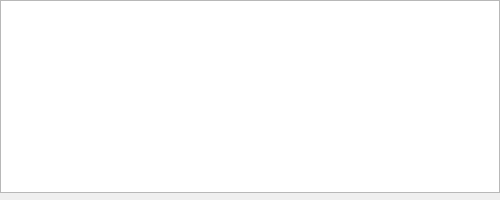
<?xml version="1.0" encoding="UTF-8"?>
<ui version="4.0">
 <class>ErrorListDialog</class>
 <widget class="QDialog" name="ErrorListDialog">
  <property name="geometry">
   <rect>
    <x>0</x>
    <y>0</y>
    <width>500</width>
    <height>200</height>
   </rect>
  </property>
  <property name="focusPolicy">
   <enum>Qt::ClickFocus</enum>
  </property>
  <property name="windowTitle">
   <string>DynExp - Error list</string>
  </property>
  <property name="locale">
   <locale language="English" country="UnitedStates"/>
  </property>
  <layout class="QVBoxLayout" name="verticalLayout">
   <property name="leftMargin">
    <number>0</number>
   </property>
   <property name="topMargin">
    <number>0</number>
   </property>
   <property name="rightMargin">
    <number>0</number>
   </property>
   <property name="bottomMargin">
    <number>7</number>
   </property>
   <item>
    <widget class="QTableWidget" name="TWErrorList">
     <property name="editTriggers">
      <set>QAbstractItemView::NoEditTriggers</set>
     </property>
     <property name="tabKeyNavigation">
      <bool>false</bool>
     </property>
     <property name="alternatingRowColors">
      <bool>true</bool>
     </property>
     <property name="selectionMode">
      <enum>QAbstractItemView::SingleSelection</enum>
     </property>
     <property name="selectionBehavior">
      <enum>QAbstractItemView::SelectRows</enum>
     </property>
     <property name="iconSize">
      <size>
       <width>24</width>
       <height>24</height>
      </size>
     </property>
     <property name="textElideMode">
      <enum>Qt::ElideNone</enum>
     </property>
     <property name="horizontalScrollMode">
      <enum>QAbstractItemView::ScrollPerPixel</enum>
     </property>
     <property name="showGrid">
      <bool>false</bool>
     </property>
     <property name="cornerButtonEnabled">
      <bool>false</bool>
     </property>
     <attribute name="horizontalHeaderVisible">
      <bool>false</bool>
     </attribute>
     <attribute name="horizontalHeaderHighlightSections">
      <bool>false</bool>
     </attribute>
     <attribute name="horizontalHeaderStretchLastSection">
      <bool>true</bool>
     </attribute>
     <attribute name="verticalHeaderVisible">
      <bool>false</bool>
     </attribute>
     <column>
      <property name="text">
       <string>Neue Spalte</string>
      </property>
     </column>
     <column>
      <property name="text">
       <string>Sender</string>
      </property>
     </column>
    </widget>
   </item>
  </layout>
 </widget>
 <resources/>
 <connections>
  <connection>
   <sender>TWErrorList</sender>
   <signal>itemDoubleClicked(QTableWidgetItem*)</signal>
   <receiver>ErrorListDialog</receiver>
   <slot>ErrorEntryDoubleClicked(QTableWidgetItem*)</slot>
   <hints>
    <hint type="sourcelabel">
     <x>249</x>
     <y>96</y>
    </hint>
    <hint type="destinationlabel">
     <x>249</x>
     <y>99</y>
    </hint>
   </hints>
  </connection>
 </connections>
 <slots>
  <slot>ErrorEntryDoubleClicked(QTableWidgetItem*)</slot>
 </slots>
</ui>
